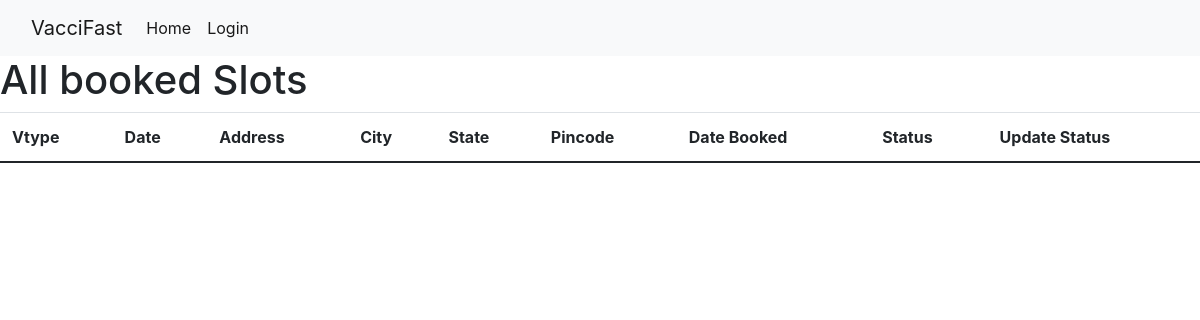
/adminCompletedSlot, run on an earlier commit of the app's database.
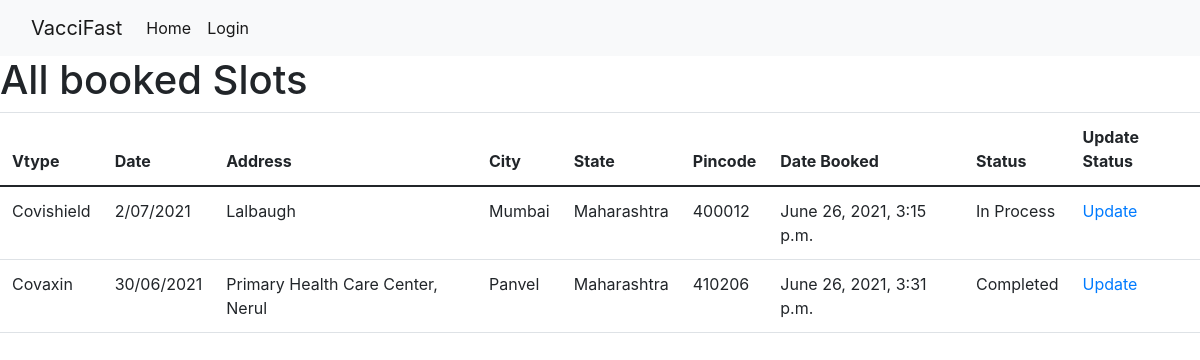
And on a later commit of the database.
### vacciapp/models.py (models this page shows, shortened)
class Booking(models.Model):
    STATUS = (
        ('Pending','Pending'),
        ('In Process','In Process'),
        ('Completed','Completed'),
    )
    user = models.ForeignKey(User,on_delete=models.CASCADE)
    customer = models.ForeignKey(Customer, null=True, on_delete=models.SET_NULL)
    slot = models.ForeignKey(Slot, null=True, on_delete=models.SET_NULL)
    date_booked = models.DateTimeField(auto_now_add=True,null=True)
    status = models.CharField(max_length=200,null=True,choices=STATUS,default="Pending")

class Slot(models.Model):
    vtype = models.CharField(max_length=200,null=True)
    date = models.CharField(max_length=200,null=True)
    address = models.CharField(max_length=200,null=True)
    city = models.CharField(max_length=200,null=True)
    state = models.CharField(max_length=200,null=True)
    pincode = models.CharField(max_length=200,null=True)
    addMap = models.CharField(max_length=200,null=True)
    date_created = models.DateTimeField(auto_now_add=True,null=True)
    count = models.IntegerField(null=True)

### vacciapp/views.py (the view)
# urls.py: path('adminCompletedSlot',views.adminCompletedSlot,name='adminCompletedSlot'),
def adminCompletedSlot(request):
    bs = Booking.objects.all()
    context = {
        'bs' : bs,
    }
    return render(request,'vacciapp/adminCompletedSlot.html',context)

### templates/vacciapp/adminCompletedSlot.html
{% extends 'base.html' %}
{% block body %}
<h1>All booked Slots</h1>
<table class="table">
  <thead>
    <tr>
      <th scope="col">Vtype</th>
      <th scope="col">Date</th>
      <th scope="col">Address</th>
      <th scope="col">City</th>
      <th scope="col">State</th>
      <th scope="col">Pincode</th>
       <th scope="col">Date Booked</th>
        <th scope="col">Status</th>
        <th scope="col">Update Status</th>
    </tr>
  </thead>
  <tbody>
  {% for s in bs %}
    <tr>
      <td>{{s.slot.vtype}}</td>
      <td>{{s.slot.date}}</td>
      <td>{{s.slot.address}}</td>
      <td>{{s.slot.city}}</td>
      <td>{{s.slot.state}}</td>
      <td>{{s.slot.pincode}}</td>
      <td>{{s.date_booked}}</td>
      <td>{{s.status}}</td>
      <td><a href="{% url 'adminUpdateStatus' s.id %}">Update</a></td>
    </tr>
{% endfor %}
  </tbody>
</table>
{% endblock body %}

What changed in the data, as far as the page shows it:
added Booking: slot.vtype "Covishield", slot "2/07/2021", slot.address "Lalbaugh", slot.city "Mumbai", slot.state "Maharashtra", slot.pincode "400012", date_booked "June 26, 2021, 3:15 p.m.", status "In Process"
added Booking: slot.vtype "Covaxin", slot "30/06/2021", slot.address "Primary Health Care Center, Nerul", slot.city "Panvel", slot.state "Maharashtra", slot.pincode "410206", date_booked "June 26, 2021, 3:31 p.m.", status "Completed"
